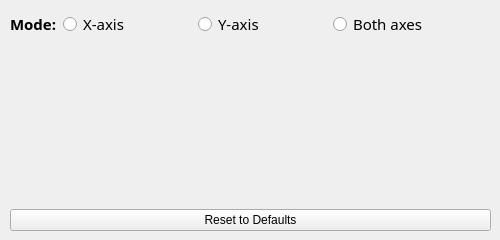
       <widget class="QWidget" name="flipTab_5">
        <attribute name="title">
         <string>Flip</string>
        </attribute>
        <widget class="QWidget" name="layoutWidget5_5">
         <property name="geometry">
          <rect>
           <x>10</x>
           <y>10</y>
           <width>481</width>
           <height>221</height>
          </rect>
         </property>
         <layout class="QVBoxLayout" name="verticalLayout_48">
          <item>
           <layout class="QHBoxLayout" name="horizontalLayout_55">
            <item>
             <widget class="QLabel" name="label_78">
              <property name="sizePolicy">
               <sizepolicy hsizetype="Preferred" vsizetype="Minimum">
                <horstretch>0</horstretch>
                <verstretch>0</verstretch>
               </sizepolicy>
              </property>
              <property name="minimumSize">
               <size>
                <width>0</width>
                <height>27</height>
               </size>
              </property>
              <property name="maximumSize">
               <size>
                <width>16777215</width>
                <height>27</height>
               </size>
              </property>
              <property name="font">
               <font>
                <family>Menlo</family>
                <pointsize>11</pointsize>
                <weight>75</weight>
                <bold>true</bold>
               </font>
              </property>
              <property name="text">
               <string>Mode:</string>
              </property>
             </widget>
            </item>
            <item>
             <widget class="QRadioButton" name="flipXAxisButton">
              <property name="font">
               <font>
                <family>Menlo</family>
                <pointsize>11</pointsize>
               </font>
              </property>
              <property name="text">
               <string>X-axis</string>
              </property>
              <attribute name="buttonGroup">
               <string notr="true">flipCodeGroup</string>
              </attribute>
             </widget>
            </item>
            <item>
             <spacer name="horizontalSpacer_7">
              <property name="orientation">
               <enum>Qt::Horizontal</enum>
              </property>
              <property name="sizeHint" stdset="0">
               <size>
                <width>40</width>
                <height>20</height>
               </size>
              </property>
             </spacer>
            </item>
            <item>
             <widget class="QRadioButton" name="flipYAxisButton">
              <property name="font">
               <font>
                <family>Menlo</family>
                <pointsize>11</pointsize>
               </font>
              </property>
              <property name="text">
               <string>Y-axis</string>
              </property>
              <attribute name="buttonGroup">
               <string notr="true">flipCodeGroup</string>
              </attribute>
             </widget>
            </item>
            <item>
             <spacer name="horizontalSpacer_8">
              <property name="orientation">
               <enum>Qt::Horizontal</enum>
              </property>
              <property name="sizeHint" stdset="0">
               <size>
                <width>40</width>
                <height>20</height>
               </size>
              </property>
             </spacer>
            </item>
            <item>
             <widget class="QRadioButton" name="flipBothAxesButton">
              <property name="font">
               <font>
                <family>Menlo</family>
                <pointsize>11</pointsize>
               </font>
              </property>
              <property name="text">
               <string>Both axes</string>
              </property>
              <attribute name="buttonGroup">
               <string notr="true">flipCodeGroup</string>
              </attribute>
             </widget>
            </item>
            <item>
             <spacer name="horizontalSpacer_6">
              <property name="orientation">
               <enum>Qt::Horizontal</enum>
              </property>
              <property name="sizeHint" stdset="0">
               <size>
                <width>40</width>
                <height>20</height>
               </size>
              </property>
             </spacer>
            </item>
           </layout>
          </item>
          <item>
           <spacer name="verticalSpacer_34">
            <property name="orientation">
             <enum>Qt::Vertical</enum>
            </property>
            <property name="sizeHint" stdset="0">
             <size>
              <width>20</width>
              <height>40</height>
             </size>
            </property>
           </spacer>
          </item>
          <item>
           <widget class="QPushButton" name="resetFlipToDefaultsButton">
            <property name="text">
             <string>Reset to Defaults</string>
            </property>
           </widget>
          </item>
         </layout>
        </widget>
       </widget>
